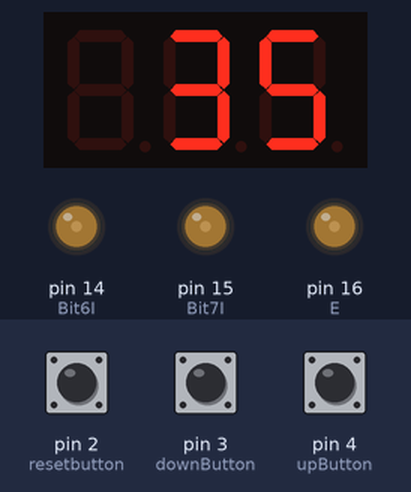
Bench run of a sketch on a simulated Arduino Uno, built with avr-gcc and run on an emulated ATmega328P. On the bench: 3-digit seven-segment display, output pins drawn as LEDs (lit = HIGH). Wiring (inferred from the names in the program): MCP23017 port expander at I2C address 0x20; BCD to 7-segment decoder: data pin 10, pin 11, pin 12, pin 13; 3-digit 7-segment display, segments lit when HIGH: segments Q0, Q1, Q2, Q3, Q4, Q5, Q6; digit selects pin 7, pin 6, pin 5. The inputs (shaded band) are chosen by the test bench; at power-on: pin 3 (downButton) LOW, pin 2 (resetbutton) HIGH, pin 4 (upButton) LOW. The segment pins are drawn as the display they are named for; pins used as bus, display or sensor lines are not drawn.

Above: at 3.0 s.
3.1 s: pin 3 (downButton) pulled HIGH for 1 s
At 3.85 s:
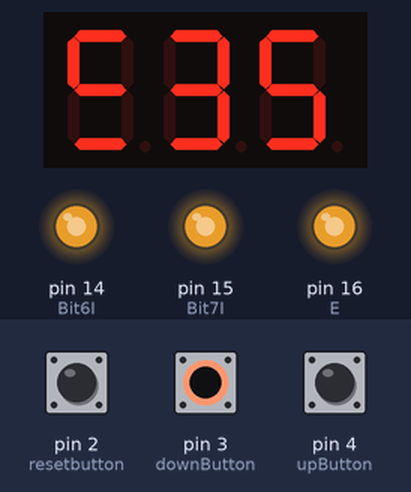
5.6 s: pin 2 (resetbutton) pulled LOW for 0.15 s
At 6.0 s:
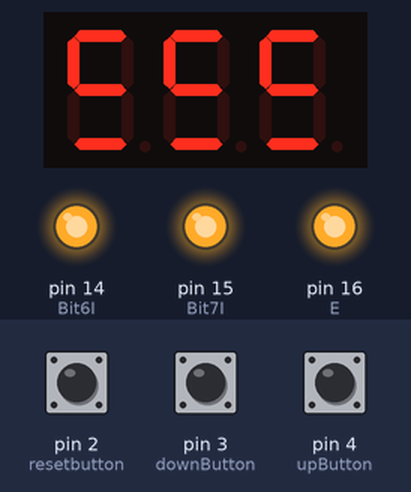
7.2 s: pin 4 (upButton) pulled HIGH for 3.2 s
At 11.5 s:
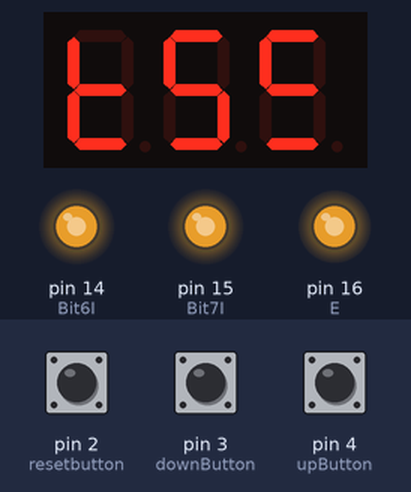
11.9 s: pin 4 (upButton) pulled HIGH for 1 s
At 12.68 s:
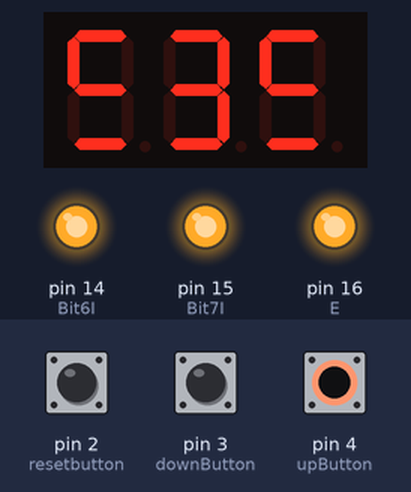
14.4 s: pin 4 (upButton) pulled HIGH for 3.2 s
At 18.3 s:
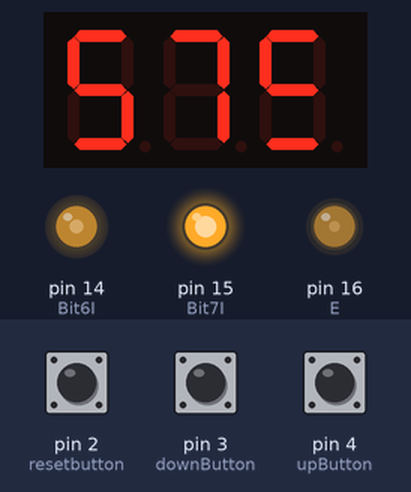
19.1 s: pin 4 (upButton) pulled HIGH for 3.2 s
At 21.74 s:
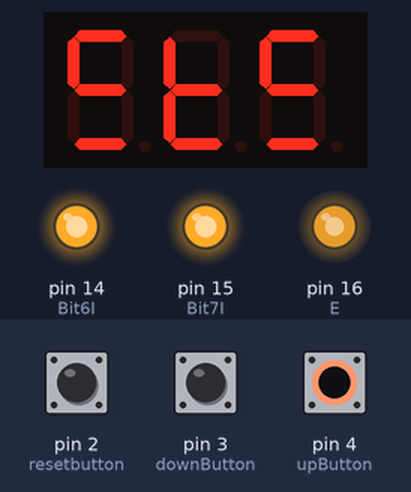
Timing chart, 0 to 23.8 s (numbered marks = the images above; inputs shaded):
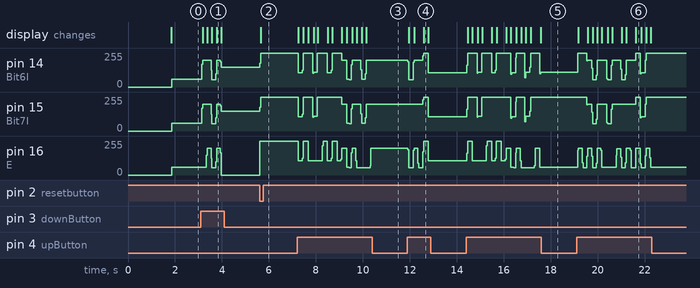

Measured:
- after the input at 3.1 s, pin 14 (Bit6I), pin 15 (Bit7I): 57/255 → 202/255 at once, → 54/255 0.40 s later, → 202/255 0.20 s later, → 149/255 0.20 s later; pin 16 (E): 57/255 → 202/255 after 0.24 s, → 54/255 0.20 s later, → 202/255 0.20 s later, → 0/255 0.20 s later; the display: first changes after 0.08 s (image 1 shows a later state)
- after the input at 5.6 s, pin 14 (Bit6I), pin 15 (Bit7I): 149/255 → 255/255 at once; pin 16 (E): 0/255 → 255/255 at once; the display: changes after 0.06 s (image 2)
- after the input at 11.9 s, pin 14 (Bit6I): 202/255 → 53/255 at once, → 202/255 0.24 s later, → 255/255 0.40 s later, → 106/255 0.23 s later; pin 15 (Bit7I): 202/255 → 255/255 after 0.65 s, → 106/255 0.23 s later; the display: first changes after 0.06 s (image 4 shows a later state)
- after the input at 14.4 s, the display: first changes after 0.06 s (image 5 shows a later state)
- after the input at 19.1 s, the display: first changes after 0.08 s (image 6 shows a later state)

The sketch:

Binary_Decoder_5.ino
```cpp
//Binary Decoder Soldering Kit, Version 1.5
//By: Jim Heaney, March 2021
//CC-BY-SA-NC

//Settings:
const int mode = 0; //Set Display Mode, 0 for common cathide, 1 for anode.
const int bright = 1000; //Sets delay on multiplexed display. Setting higher will increase brightness but may introduce flicker.
const int bitbright = 0; // Sets the duty cycle of the binary LEDs. Higher number is a lower duty cycle.

//Default Settings:
//Red: 1, 50, 0
//Blue: 0, 50, 5
//Green: 0, 1000, 0

#include <Adafruit_MCP23X17.h>
#include <Arduino.h>
#include <Wire.h>


//Number
byte integer = 0;

//Delay time
unsigned long delaytime = 0;

//Number button debouncing integers
bool upstate = 0;
bool downstate = 0;

//Byte button debouncing integers
bool bit0state = 0;
bool bit1state = 0;
bool bit2state = 0;
bool bit3state = 0;
bool bit4state = 0;
bool bit5state = 0;
bool bit6state = 0;
bool bit7state = 0;

//Number Butttons
const int upButton = 4;
const int downButton = 3;

//Byte buttons
const int Bit0I = 10;
const int Bit1I = 9;
const int Bit2I = 8;
const int Bit3I = 11;
const int Bit4I = 12;
const int Bit5I = 13;
const int Bit6I = 14;
const int Bit7I = 15;

//Soft reset button
const int resetbutton = 2;

// Byte LEDs
const int Bit0O = 7;
const int Bit1O = 6;
const int Bit2O = 5;
const int Bit3O = 4;
const int Bit4O = 3;
const int Bit5O = 2;
const int Bit6O = 1;
const int Bit7O = 0;

//Bit statuses
bool bit0 = 0;
bool bit1 = 0;
bool bit2 = 0;
bool bit3 = 0;
bool bit4 = 0;
bool bit5 = 0;
bool bit6 = 0;
bool bit7 = 0;

//Digit Segments
const int A = 15;
const int B = 10;
const int C = 12;
const int D = 14;
const int E = 16;
const int F = 13;
const int G = 11;

//Digit Values
byte dig1val = 0;
byte dig2val = 0;
byte dig3val = 0;

//Digit Select
const int dig1 = 5;
const int dig2 = 6;
const int dig3 = 7;

//Variables to store MCP23017 data:
int buttons = 0;
int bitbrightcurrent = 0;

Adafruit_MCP23X17 mcp;

void setup()
{
  mcp.begin_I2C();

  //Set all byte LEDs as outputs
  mcp.pinMode(Bit0O, OUTPUT);
  mcp.pinMode(Bit1O, OUTPUT);
  mcp.pinMode(Bit2O, OUTPUT);
  mcp.pinMode(Bit3O, OUTPUT);
  mcp.pinMode(Bit4O, OUTPUT);
  mcp.pinMode(Bit5O, OUTPUT);
  mcp.pinMode(Bit6O, OUTPUT);
  mcp.pinMode(Bit7O, OUTPUT);

  //Set all byte numbers as outputs
  mcp.pinMode(Bit0I, INPUT);
  mcp.pinMode(Bit1I, INPUT);
  mcp.pinMode(Bit2I, INPUT);
  mcp.pinMode(Bit3I, INPUT);
  mcp.pinMode(Bit4I, INPUT);
  mcp.pinMode(Bit5I, INPUT);
  mcp.pinMode(Bit6I, INPUT);
  mcp.pinMode(Bit7I, INPUT);

  //Set all segments to outputs
  pinMode(G, OUTPUT);
  pinMode(F, OUTPUT);
  pinMode(E, OUTPUT);
  pinMode(D, OUTPUT);
  pinMode(C, OUTPUT);
  pinMode(B, OUTPUT);
  pinMode(A, OUTPUT);

  //Set number buttons as inputs
  pinMode(upButton, INPUT);
  pinMode(downButton, INPUT);

  //Set reset pin as an input
  pinMode(resetbutton, INPUT);

  //Set digit select pins as outputs
  pinMode(dig1, OUTPUT);
  pinMode(dig2, OUTPUT);
  pinMode(dig3, OUTPUT);
  if (mode == 0){
    digitalWrite(dig1, HIGH);
    digitalWrite(dig2,HIGH);
    digitalWrite(dig3, HIGH);
  }
  if (mode == 1){
    digitalWrite(dig1, LOW);
    digitalWrite(dig2,LOW);
    digitalWrite(dig3, LOW);
  }
  //Startup lights
  delay(200);
  mcp.digitalWrite(Bit0O, HIGH);
  delay(200);
  mcp.digitalWrite(Bit1O, HIGH);
  delay(200);
  mcp.digitalWrite(Bit2O, HIGH);
  delay(200);
  mcp.digitalWrite(Bit3O, HIGH);
  delay(200);
  mcp.digitalWrite(Bit4O, HIGH);
  delay(200);
  mcp.digitalWrite(Bit5O, HIGH);
  delay(200);
  mcp.digitalWrite(Bit6O, HIGH);
  delay(200);
  mcp.digitalWrite(Bit7O, HIGH);
  delay(200);
  mcp.digitalWrite(Bit0O, LOW);
  mcp.digitalWrite(Bit1O, LOW);
  mcp.digitalWrite(Bit2O, LOW);
  mcp.digitalWrite(Bit3O, LOW);
  mcp.digitalWrite(Bit4O, LOW);
  mcp.digitalWrite(Bit5O, LOW);
  mcp.digitalWrite(Bit6O, LOW);
  mcp.digitalWrite(Bit7O, LOW);


}

// the loop function runs over and over again forever
void loop()
{
  //If reset button is pressed, reset counter to 0 but do not go through setup phase.
  if(digitalRead(resetbutton) == 0){
    integer = 0;
  }

  //Read the state of the increase and decrease buttons.
  if((digitalRead(upButton) == 1) && (upstate == 0)){
    upstate = 1;
    integer = integer + 1;
    delaytime = millis() + 200;
  }

  if(digitalRead(upButton) == 0){
    upstate = 0;
  }

  if((digitalRead(downButton) == 1) && (downstate == 0)){
    downstate = 1;
    integer = integer - 1;
    delaytime = millis() + 200;
  }

  if (digitalRead(downButton) == 0){
    downstate == 0;
  }

  if(delaytime <= millis()){
    upstate = 0;
    downstate = 0;
  }

  //Check that the stae of the bits matches the integer
  bit0 = bitRead(integer, 0);
  bit1 = bitRead(integer, 1);
  bit2 = bitRead(integer, 2);
  bit3 = bitRead(integer, 3);
  bit4 = bitRead(integer, 4);
  bit5 = bitRead(integer, 5);
  bit6 = bitRead(integer, 6);
  bit7 = bitRead(integer, 7);

  //Get the state of the buttons from the MCP as an 8-bit value.
  //This could be done one-at-a-time with mcp.digitalRead(), but getting all 8 at once speeds up the cycle time and therefore increases brightness of the multiplexed LEDs.
  buttons = mcp.readGPIO(1);

  //Read the state of the bit buttons, to see if a new one is released. If so, change the value of the bit and flip the LED on or off. This updating can be handled when needed, or at the end all at once.
  if((bitRead(buttons, 0) == 0) && (bit0state == 0)){
    bit0state = 1;
    bit0 = !bit0;
    //mcp.digitalWrite(Bit0O, bit0);
  }
  if((bitRead(buttons, 1) == 0) && (bit1state == 0)){
    bit1state = 1;
    bit1 = !bit1;
    //mcp.digitalWrite(Bit1O, bit1);
  }
  if((bitRead(buttons, 2) == 0) && (bit2state == 0)){
    bit2state = 1;
    bit2 = !bit2;
    //mcp.digitalWrite(Bit2O, bit2);
  }
  if((bitRead(buttons, 3) == 0) && (bit3state == 0)){
    bit3state = 1;
    bit3 = !bit3;
    //mcp.digitalWrite(Bit3O, bit3);
  }
  if((bitRead(buttons, 4) == 0) && (bit4state == 0)){
    bit4state = 1;
    bit4 = !bit4;
    //mcp.digitalWrite(Bit4O, bit4);
  }
  if((bitRead(buttons, 5) == 0) && (bit5state == 0)){
    bit5state = 1;
    bit5 = !bit5;
    //mcp.digitalWrite(Bit5O, bit5);
  }
  if((bitRead(buttons, 6) == 0) && (bit6state == 0)){
    bit6state = 1;
    bit6 = !bit6;
    //mcp.digitalWrite(Bit6O, bit6);
  }
  if((bitRead(buttons, 7) == 0) && (bit7state == 0)){
    bit7state = 1;
    bit7 = !bit7;
    //mcp.digitalWrite(Bit7O, bit7);
  }

  //See if any of the bit buttons have been pressed
  if(bitRead(buttons, 0) == 1){
    bit0state = 0;
  }
  if(bitRead(buttons, 1) == 1){
    bit1state = 0;
  }
  if(bitRead(buttons, 2) == 1){
    bit2state = 0;
  }
  if(bitRead(buttons, 3) == 1){
    bit3state = 0;
  }
  if(bitRead(buttons, 4) == 1){
    bit4state = 0;
  }
  if(bitRead(buttons, 5) == 1){
    bit5state = 0;
  }
  if(bitRead(buttons, 6) == 1){
    bit6state = 0;
  }
  if(bitRead(buttons, 7) == 1){
    bit7state = 0;
  }

  //Change any bits that were flipped by button presses
  bitWrite(integer, 0, bit0);
  bitWrite(integer, 1, bit1);
  bitWrite(integer, 2, bit2);
  bitWrite(integer, 3, bit3);
  bitWrite(integer, 4, bit4);
  bitWrite(integer, 5, bit5);
  bitWrite(integer, 6, bit6);
  bitWrite(integer, 7, bit7);

  //Update all of the LEDs
  UpdateAll();

  //Determine each of the decimal values
  dig1val = (integer / 100) % 10;
  dig2val = (integer / 10) % 10;
  dig3val = integer % 10;

  //Write each of the digits
  if (mode == 0){
  seg(dig1val);
  digitalWrite(dig1, LOW);
  delayMicroseconds(bright);
  digitalWrite(dig1, HIGH);
  seg(dig2val);
  digitalWrite(dig2, LOW);
  delayMicroseconds(bright);
  digitalWrite(dig2, HIGH);
  seg(dig3val);
  digitalWrite(dig3, LOW);
  delayMicroseconds(bright);
  digitalWrite(dig3, HIGH);
  }
  if (mode == 1){
    seg(dig1val);
    digitalWrite(dig1, HIGH);
    delayMicroseconds(bright);
    digitalWrite(dig1, LOW);
    seg(dig2val);
    digitalWrite(dig2, HIGH);
    delayMicroseconds(bright);
    digitalWrite(dig2, LOW);
    seg(dig3val);
    digitalWrite(dig3, HIGH);
    delayMicroseconds(bright);
    digitalWrite(dig3, LOW);
  }
}

void seg(int count){
  if (mode == 0){
    if (count == 0)
      {
      digitalWrite(A, HIGH);
      digitalWrite(B, HIGH);
      digitalWrite(C, HIGH);
      digitalWrite(D, HIGH);
      digitalWrite(E, HIGH);
      digitalWrite(F, HIGH);
      digitalWrite(G, LOW);
    }
    else if (count == 1)
      {
      digitalWrite(A, LOW);
      digitalWrite(B, HIGH);
      digitalWrite(C, HIGH);
      digitalWrite(D, LOW);
      digitalWrite(E, LOW);
      digitalWrite(F, LOW);
      digitalWrite(G, LOW);
    }
    else if (count == 2)
      {
      digitalWrite(A, HIGH);
      digitalWrite(B, HIGH);
      digitalWrite(C, LOW);
      digitalWrite(D, HIGH);
      digitalWrite(E, HIGH);
      digitalWrite(F, LOW);
      digitalWrite(G, HIGH);
    }
    else if (count == 3)
      {
      digitalWrite(A, HIGH);
      digitalWrite(B, HIGH);
      digitalWrite(C, HIGH);
      digitalWrite(D, HIGH);
      digitalWrite(E, LOW);
      digitalWrite(F, LOW);
      digitalWrite(G, HIGH);
    }
    else if (count == 4)
      {
      digitalWrite(A, LOW);
      digitalWrite(B, HIGH);
      digitalWrite(C, HIGH);
      digitalWrite(D, LOW);
      digitalWrite(E, LOW);
      digitalWrite(F, HIGH);
      digitalWrite(G, HIGH);
    }
    else if (count == 5)
      {
      digitalWrite(A, HIGH);
      digitalWrite(B, LOW);
      digitalWrite(C, HIGH);
      digitalWrite(D, HIGH);
      digitalWrite(E, LOW);
      digitalWrite(F, HIGH);
      digitalWrite(G, HIGH);
    }
    else if (count == 6)
    {
      digitalWrite(A, HIGH);
      digitalWrite(B, LOW);
      digitalWrite(C, HIGH);
      digitalWrite(D, HIGH);
      digitalWrite(E, HIGH);
      digitalWrite(F, HIGH);
      digitalWrite(G, HIGH);
    }
    else if (count == 7)
      {
      digitalWrite(A, HIGH);
      digitalWrite(B, HIGH);
      digitalWrite(C, HIGH);
      digitalWrite(D, LOW);
      digitalWrite(E, LOW);
      digitalWrite(F, LOW);
      digitalWrite(G, LOW);
    }
    else if (count == 8)
      {
      digitalWrite(A, HIGH);
      digitalWrite(B, HIGH);
      digitalWrite(C, HIGH);
      digitalWrite(D, HIGH);
      digitalWrite(E, HIGH);
      digitalWrite(F, HIGH);
      digitalWrite(G, HIGH);
    }
    else if (count == 9)
      {
      digitalWrite(A, HIGH);
      digitalWrite(B, HIGH);
      digitalWrite(C, HIGH);
      digitalWrite(D, HIGH);
      digitalWrite(E, LOW);
      digitalWrite(F, HIGH);
      digitalWrite(G, HIGH);
    }
    else {
      digitalWrite(A, LOW);
      digitalWrite(B, LOW);
      digitalWrite(C, LOW);
      digitalWrite(D, LOW);
      digitalWrite(E, LOW);
      digitalWrite(F, LOW);
      digitalWrite(G, LOW);
    }
  }
  if (mode == 1){
    if (count == 0)
      {
      digitalWrite(A, LOW);
      digitalWrite(B, LOW);
      digitalWrite(C, LOW);
      digitalWrite(D, LOW);
      digitalWrite(E, LOW);
      digitalWrite(F, LOW);
      digitalWrite(G, HIGH);
    }
    else if (count == 1)
      {
      digitalWrite(A, HIGH);
      digitalWrite(B, LOW);
      digitalWrite(C, LOW);
      digitalWrite(D, HIGH);
      digitalWrite(E, HIGH);
      digitalWrite(F, HIGH);
      digitalWrite(G, HIGH);
    }
    else if (count == 2)
      {
      digitalWrite(A, LOW);
      digitalWrite(B, LOW);
      digitalWrite(C, HIGH);
      digitalWrite(D, LOW);
      digitalWrite(E, LOW);
      digitalWrite(F, HIGH);
      digitalWrite(G, LOW);
    }
    else if (count == 3)
      {
      digitalWrite(A, LOW);
      digitalWrite(B, LOW);
      digitalWrite(C, LOW);
      digitalWrite(D, LOW);
      digitalWrite(E, HIGH);
      digitalWrite(F, HIGH);
      digitalWrite(G, LOW);
    }
    else if (count == 4)
      {
      digitalWrite(A, HIGH);
      digitalWrite(B, LOW);
      digitalWrite(C, LOW);
      digitalWrite(D, HIGH);
      digitalWrite(E, HIGH);
      digitalWrite(F, LOW);
      digitalWrite(G, LOW);
    }
    else if (count == 5)
      {
      digitalWrite(A, LOW);
      digitalWrite(B, HIGH);
      digitalWrite(C, LOW);
      digitalWrite(D, LOW);
      digitalWrite(E, HIGH);
      digitalWrite(F, LOW);
      digitalWrite(G, LOW);
    }
    else if (count == 6)
    {
      digitalWrite(A, LOW);
      digitalWrite(B, HIGH);
      digitalWrite(C, LOW);
      digitalWrite(D, LOW);
      digitalWrite(E, LOW);
      digitalWrite(F, LOW);
      digitalWrite(G, LOW);
    }
    else if (count == 7)
      {
      digitalWrite(A, LOW);
      digitalWrite(B, LOW);
      digitalWrite(C, LOW);
      digitalWrite(D, HIGH);
      digitalWrite(E, HIGH);
      digitalWrite(F, HIGH);
      digitalWrite(G, HIGH);
    }
    else if (count == 8)
      {
      digitalWrite(A, LOW);
      digitalWrite(B, LOW);
      digitalWrite(C, LOW);
      digitalWrite(D, LOW);
      digitalWrite(E, LOW);
      digitalWrite(F, LOW);
      digitalWrite(G, LOW);
    }
    else if (count == 9)
      {
      digitalWrite(A, LOW);
      digitalWrite(B, LOW);
      digitalWrite(C, LOW);
      digitalWrite(D, LOW);
      digitalWrite(E, HIGH);
      digitalWrite(F, LOW);
      digitalWrite(G, LOW);
    }
    else {
      digitalWrite(A, HIGH);
      digitalWrite(B, HIGH);
      digitalWrite(C, HIGH);
      digitalWrite(D, HIGH);
      digitalWrite(E, HIGH);
      digitalWrite(F, HIGH);
      digitalWrite(G, HIGH);
    }
  }
}

void UpdateAll(){
  //This function writes to all the output pins of the MCP23017's A register at once.
  //The Adafruit library supports reading one whole register or writing to all the pins on both registers, but not writing to one register, oddly enough.

  //First, flip the bits of the byte. MSB to LSB.
  byte temp = 0;
  bitWrite(temp, 0, bitRead(integer, 7));
  bitWrite(temp, 1, bitRead(integer, 6));
  bitWrite(temp, 2, bitRead(integer, 5));
  bitWrite(temp, 3, bitRead(integer, 4));
  bitWrite(temp, 4, bitRead(integer, 3));
  bitWrite(temp, 5, bitRead(integer, 2));
  bitWrite(temp, 6, bitRead(integer, 1));
  bitWrite(temp, 7, bitRead(integer, 0));

  //Next, check if it the LEDs should be off or on based on the bitbright setting.
  if (bitbrightcurrent >= bitbright){
    bitbrightcurrent = 0;
    Wire.beginTransmission(0x20);
    Wire.write(0x12);
    Wire.write(temp);
    Wire.endTransmission();
  } else{
    bitbrightcurrent = bitbrightcurrent + 1;
    Wire.beginTransmission(0x20);
    Wire.write(0x12);
    Wire.write(0);
    Wire.endTransmission();
  }
}
```
